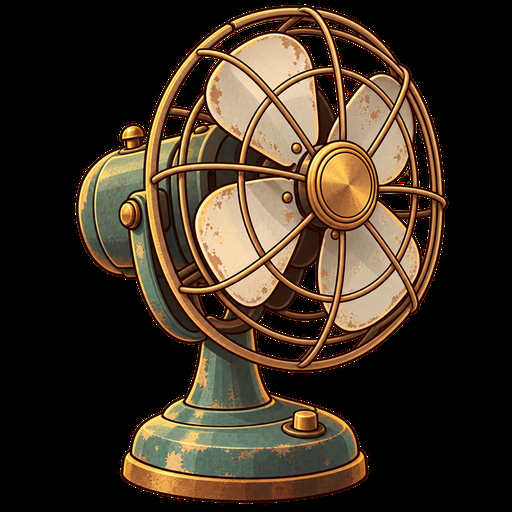
#> input picture src/assets/art/cat_appliance.png, 512 x 512 px
$ python -i make_video.py   (imports and definitions only)
#> lines starting #> are read from the running program, lines starting #| are printed output that depends on the picture
"""把解说稿合成讲解视频（横版 1920x1080；加 --vertical 出竖版 1080x1920，发抖音/视频号用；30 帧）。

用法：
  python tools/video/tts.py          # 先配音
  python tools/video/make_video.py   # 再合成  →  devlog/video/待机回收站-讲解.mp4

画面用 Pillow 一帧帧画，直接喂给 ffmpeg：手机框截图、大标题、要点、示意图、字幕。
layout 为 clip 的画面放实机录屏（src/dev/demo.gd 用 Godot Movie Maker 录的，片段起点在 clips.txt）。
"""

import json
import re
import subprocess
import sys
from pathlib import Path

from PIL import Image, ImageDraw, ImageFilter, ImageFont

from tts import voice_name

HERE = Path(__file__).resolve().parent
ROOT = HERE.parent.parent
VOICE = ROOT / "build_tmp" / "video" / "voice"
SHOTS = ROOT / "build_tmp" / "video" / "shots"
SCREENS = ROOT / "devlog" / "screens"
GAME = ROOT / "build_tmp" / "video" / "game"     # 实机录屏 demo.avi + clips.txt
OUT_DIR = ROOT / "devlog" / "video"
W, H, FPS = 1920, 1080, 30
VERTICAL = "--vertical" in sys.argv
if VERTICAL:
    W, H = 1080, 1920
GAP = 0.35          # 每句之间的停顿（秒）
SCENE_PAD = 0.6     # 每段结束多停一会
FADE = 0.3          # 画面切换的交叉淡化（秒）
VOICE_GAIN = 1.3    # 配音音量（真人原声已经修过音、响度够了，脚本里会设成 1.0）

FONT = "C:/Windows/Fonts/msyh.ttc"
FONT_B = "C:/Windows/Fonts/msyhbd.ttc"
MONO = "C:/Windows/Fonts/consola.ttf"
C_NEON, C_PINK, C_TEXT, C_MUTED = (255, 179, 71), (255, 107, 139), (246, 237, 226), (168, 153, 138)
C_PAPER, C_INK = (239, 225, 198), (58, 38, 24)

_fonts = {}


# [29 lines left out: functions font, load, make_background, not called in this run]


BG = None


def text_w(d, s, f):
    return d.textlength(s, font=f)


# [192 lines left out: functions wrap, phone, framed, head_and_points, place_phones, render and 1 more, not called in this run]


CLIP_SIZE = (640, 1386)
CLIP_AT = {}


# [9 lines left out: function load_clips, not called in this run]


class ClipReader:
    """按顺序从 demo.avi 读一段，缩放到手机框里的大小。读到头就停在最后一帧。"""

    # [15 lines left out: functions __init__, at, not called in this run]

    def close(self):
        self.p.kill()


# ---------------- 画出来的终端、“谁做了什么” ----------------
TERM_WORK = ["> 帮我把商店页面改成竖屏", "", "● Read  src/main.gd", "● Read  src/home_room.gd",
             "● Edit  src/main.gd   +42  -17", "● Edit  src/shell.css   +8  -3", "● Bash  npm run build && npm test"]


# [38 lines left out: function terminal, not called in this run]


_wave = None


# [70 lines left out: functions waveform, collage, head_v, not called in this run]


def render_v(frame):
    c = BG.convert("RGBA").copy()
    d = ImageDraw.Draw(c)
    lay = frame["layout"]
    if lay == "title":
        d.text((W / 2, 230), frame["title"], font=font(140, True), fill=C_PINK, anchor="mt")
        y = 420
        for line in wrap(d, frame.get("sub", ""), font(48), 940):
            d.text((W / 2, y), line, font=font(48), fill=C_TEXT, anchor="mt")
            y += 68
        if frame.get("phones"):
            place_phones(c, frame["phones"][:2], (90, y + 30, W - 90, 1440))
    elif lay in ("phones", "clip"):
        y = head_v(c, frame.get("head", ""), frame.get("points"))
        area = (60, y + 10, W - 60, 1440)
        if lay == "clip":
            frame["_slot"] = place_clip(c, area)
        else:
            names = frame["phones"]
            if len(names) == 3:   # 竖屏放三部太小：只放前两部
                names = names[:2]
            place_phones(c, names, area)
    elif lay == "terminal":
        y = head_v(c, frame.get("head", ""), None, y=300)
        terminal(c, (60, y + 80, W - 60, 1420), frame["state"], frame.get("badge"))
    elif lay == "collage":
        y = head_v(c, frame.get("head", ""), None, y=220)
        collage(c, (60, y + 40, W - 60, 1420))
    elif lay == "image":
        y = head_v(c, frame.get("head", ""), None)
        im = framed(load(frame["image"]), 900, 760)
        c.alpha_composite(im, ((W - im.width) // 2, y + 10))
        y += im.height + 40
        for i, p in enumerate(frame.get("points") or []):
            d.text((150, y), f"{'①②③④'[i]}  {p}", font=font(46), fill=C_TEXT)
            y += 72
    elif lay == "card":
        has_body = frame.get("code") or frame.get("big")
        y = 520 if has_body else 760
        for line in wrap(d, frame["head"], font(84, True), 960):
            d.text((W / 2, y), line, font=font(84, True), fill=C_NEON, anchor="mt")
            y += 110
        y += 40
        if frame.get("big"):
            for line in wrap(d, frame["big"], font(96, True), 960):
                d.text((W / 2, y), line, font=font(96, True), fill=C_TEXT, anchor="mt")
                y += 124
            y += 30
        if frame.get("code"):
            lines = frame["code"].split("\n")
            fcode = font(46)
            lh = 70
            cw = min(1000, max(text_w(d, l, fcode) for l in lines) + 100)
            ch = len(lines) * lh + 80
            x = (W - cw) / 2
            d.rounded_rectangle((x, y, x + cw, y + ch), 28, fill=(22, 18, 15), outline=(90, 74, 62), width=3)
            for i, l in enumerate(lines):
                d.text((x + 50, y + 40 + i * lh), l, font=fcode, fill=C_TEXT)
    else:
        raise SystemExit(f"竖版还不支持这种画面：{lay}")
    d.text((W / 2, 70), "待机回收站", font=font(34, True), fill=C_PINK, anchor="mt")
    return c.convert("RGB")


# [139 lines left out: functions subtitle, main, mux, not called in this run]


# [2 lines not run here, left out]

>>> import cv2
>>> picture = cv2.imread('../../src/assets/art/cat_appliance.png', cv2.IMREAD_GRAYSCALE)
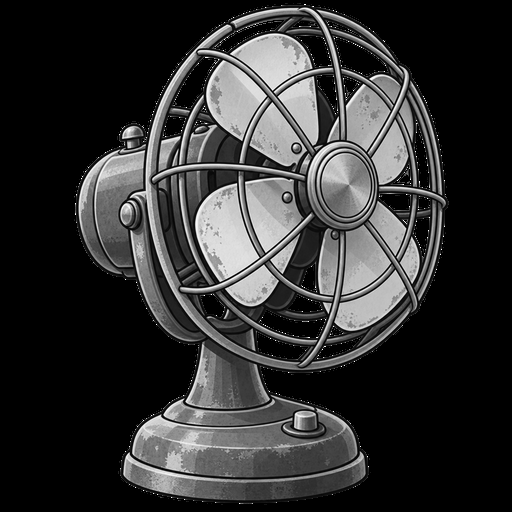
#> picture: shape (512, 512); min 0, max 255, mean 50.5
#> (the run stopped early here; a loop or call above may not have finished)

$ run again, on src/assets/art/cat_mystery.png
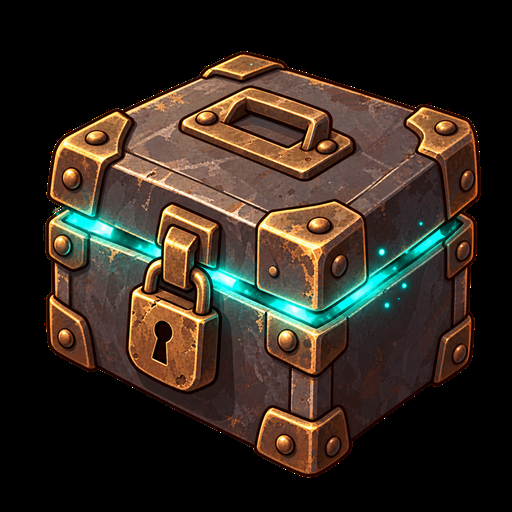
#> input picture src/assets/art/cat_mystery.png, 512 x 512 px
#> `picture = cv2.imread('../../src/assets/art/cat_appliance.png', cv2.IMR..`:
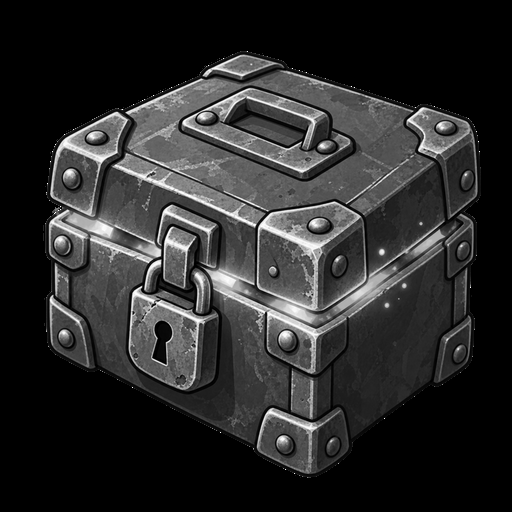
#> picture: shape (512, 512); min 0, max 255, mean 43.2

$ run again, on src/assets/art/cat_sports.png
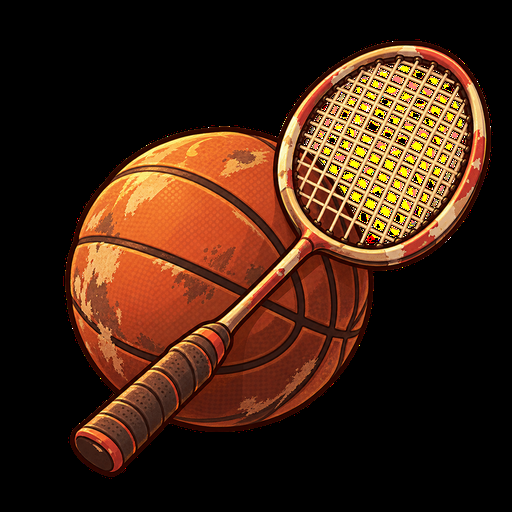
#> input picture src/assets/art/cat_sports.png, 512 x 512 px
#> `picture = cv2.imread('../../src/assets/art/cat_appliance.png', cv2.IMR..`:
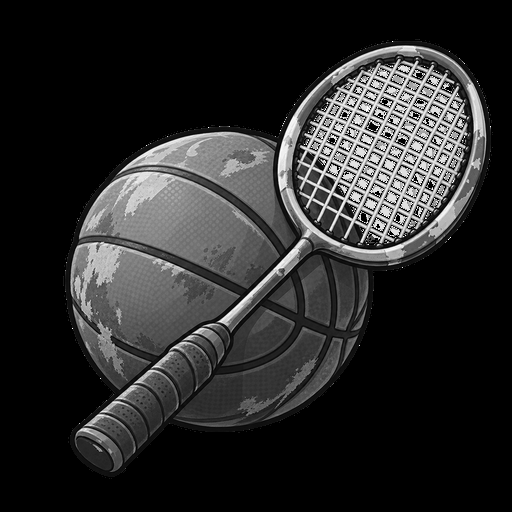
#> picture: shape (512, 512); min 0, max 255, mean 42.2

$ run again, on src/assets/art/cat_toys.png
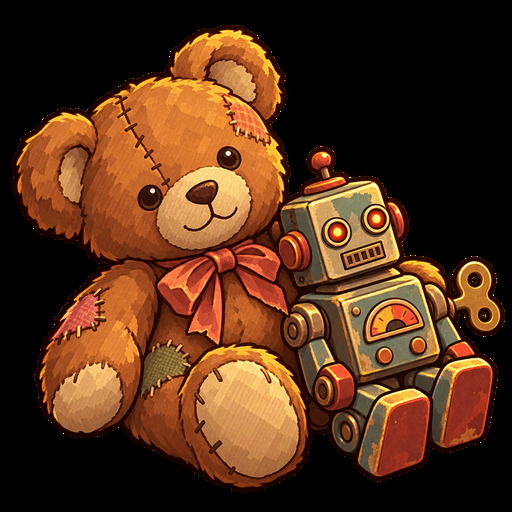
#> input picture src/assets/art/cat_toys.png, 512 x 512 px
#> `picture = cv2.imread('../../src/assets/art/cat_appliance.png', cv2.IMR..`:
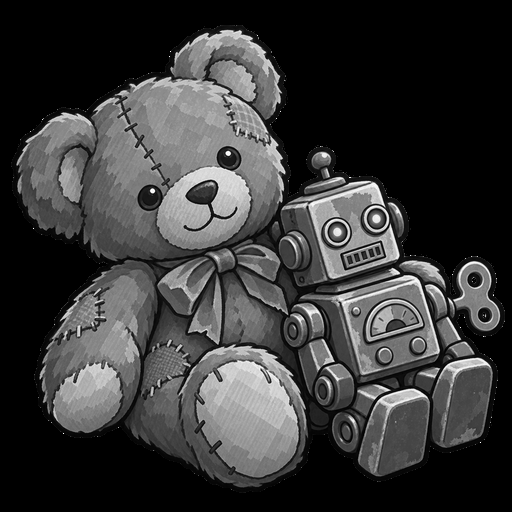
#> picture: shape (512, 512); min 0, max 255, mean 56.7
